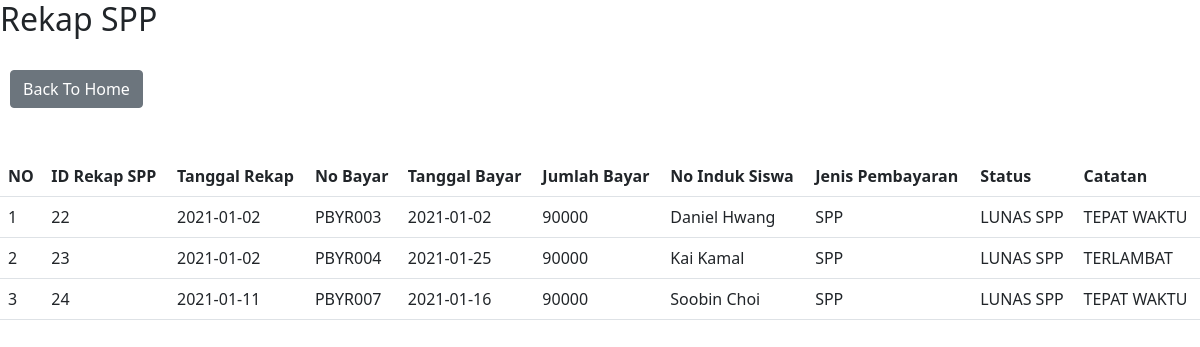
Screenshot of /pbd_project/rekap/spp.php (signed in) with the database file from the repository.
### tables this page shows
CREATE TABLE `rekap_spp` (
  `id_rekap_spp` int(11) NOT NULL,
  `tgl_rekap` date NOT NULL,
  `no_bayar` char(10) NOT NULL,
  `tgl_bayar` date NOT NULL,
  `jml_byr` int(11) NOT NULL,
  `noinduk_siswa` char(10) NOT NULL,
  `jenis_pembayaran` char(5) NOT NULL,
  `status` varchar(30) NOT NULL,
  `catatan` varchar(30) NOT NULL
);

CREATE TABLE `siswa` (
  `noinduk_siswa` char(10) NOT NULL,
  `nama_siswa` varchar(50) NOT NULL,
  `jenkel` tinyint(1) NOT NULL,
  `tgllahir` date NOT NULL,
  `tgl_masuk` date NOT NULL,
  `tgl_lulus` date DEFAULT NULL,
  `alamat` varchar(100) NOT NULL,
  `anakke` int(11) DEFAULT NULL,
  `walmur` char(16) NOT NULL,
  `status` tinyint(1) NOT NULL,
  `status_siswa` tinyint(1) NOT NULL
);

CREATE TABLE `jenis_pembayaran` (
  `id_jenis` char(5) NOT NULL,
  `nama_jenis` varchar(20) DEFAULT NULL,
  `status` tinyint(1) NOT NULL
);

### pbd_project/rekap/spp.php (the view, shortened to what this page needs)
<!DOCTYPE html>
<html>
<head>
    <link href="https://cdn.jsdelivr.net/npm/bootstrap@5.0.0-beta1/dist/css/bootstrap.min.css" rel="stylesheet">
    <link rel="stylesheet" type="text/css" href="/css/bootstrap.css">
</head>
<body>
	<h2>Rekap SPP</h2>
	<br/>
	<a href="../login/home.php" class="btn btn-secondary" style="margin-left: 10px">Back To Home</a>
	<br/>
	<br/>
		<br>
	<table class="table table-hover">
		<tr>
			<th>NO</th>
			<th>ID Rekap SPP</th>
			<th>Tanggal Rekap</th>
			<th>No Bayar</th>
			<th>Tanggal Bayar</th>
			<th>Jumlah Bayar</th>
			<th>No Induk Siswa</th>
			<th>Jenis Pembayaran</th>
			<th>Status</th>
			<th>Catatan</th>
		</tr>
		<?php
		$no = 1;
		include 'koneksi.php';
		$data = mysqli_query($koneksi,"select * from rekap_spp");
		while ($d = mysqli_fetch_array($data)) {
		?>
		<tr>
			<td><?php echo $no++ ?></td>
			<td><?php echo $d['id_rekap_spp']; ?></td>
			<td><?php echo $d['tgl_rekap']; ?></td>
			<td><?php echo $d['no_bayar']; ?></td>
			<td><?php echo $d['tgl_bayar']; ?></td>
			<td><?php echo $d['jml_byr']; ?></td>
			<?php
				$datasiswa=mysqli_query($koneksi, "SELECT * FROM siswa where noinduk_siswa='$d[noinduk_siswa]'");
				$d2 = mysqli_fetch_array($datasiswa);
			?>
			<td><?php echo $d2['nama_siswa']; ?></td>
			<?php
				$datajenis=mysqli_query($koneksi, "SELECT * FROM jenis_pembayaran where id_jenis='$d[jenis_pembayaran]'");
				$d2 = mysqli_fetch_array($datajenis);
			?>
			<td><?php echo $d2['nama_jenis']; ?></td>
			<td><?php echo $d['status']; ?></td>
			<td><?php echo $d['catatan']; ?></td>
		</tr>
		<?php
		}
		?>
	</table>
</body>
</html>

### rows the page displays
rekap_spp: id_rekap_spp "22", tgl_rekap "2021-01-02", no_bayar "PBYR003", tgl_bayar "2021-01-02", jml_byr "90000", siswa.nama_siswa "Daniel Hwang", jenis_pembayaran.nama_jenis "SPP", status "LUNAS SPP", catatan "TEPAT WAKTU"
rekap_spp: id_rekap_spp "23", tgl_rekap "2021-01-02", no_bayar "PBYR004", tgl_bayar "2021-01-25", jml_byr "90000", siswa.nama_siswa "Kai Kamal", jenis_pembayaran.nama_jenis "SPP", status "LUNAS SPP", catatan "TERLAMBAT"
rekap_spp: id_rekap_spp "24", tgl_rekap "2021-01-11", no_bayar "PBYR007", tgl_bayar "2021-01-16", jml_byr "90000", siswa.nama_siswa "Soobin Choi", jenis_pembayaran.nama_jenis "SPP", status "LUNAS SPP", catatan "TEPAT WAKTU"
